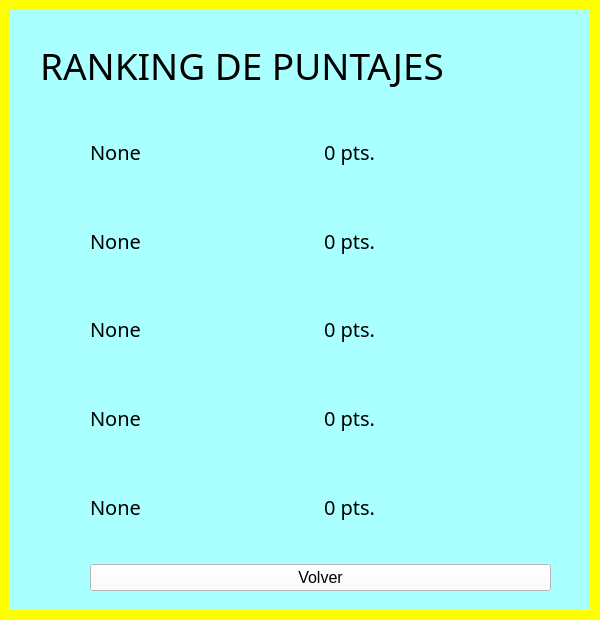
<?xml version="1.0" encoding="UTF-8"?>
<ui version="4.0">
 <class>VentanaDeRanking</class>
 <widget class="QWidget" name="VentanaDeRanking">
  <property name="geometry">
   <rect>
    <x>0</x>
    <y>0</y>
    <width>600</width>
    <height>620</height>
   </rect>
  </property>
  <property name="minimumSize">
   <size>
    <width>600</width>
    <height>620</height>
   </size>
  </property>
  <property name="maximumSize">
   <size>
    <width>600</width>
    <height>620</height>
   </size>
  </property>
  <property name="windowTitle">
   <string>Form</string>
  </property>
  <widget class="QLabel" name="fondo_amarillo">
   <property name="geometry">
    <rect>
     <x>0</x>
     <y>0</y>
     <width>600</width>
     <height>700</height>
    </rect>
   </property>
   <property name="styleSheet">
    <string notr="true">background-color: rgb(255, 255, 0);</string>
   </property>
   <property name="text">
    <string/>
   </property>
  </widget>
  <widget class="QWidget" name="verticalLayoutWidget">
   <property name="geometry">
    <rect>
     <x>90</x>
     <y>120</y>
     <width>461</width>
     <height>471</height>
    </rect>
   </property>
   <layout class="QVBoxLayout" name="verticalLayout">
    <item>
     <layout class="QHBoxLayout" name="horizontalLayout_2">
      <item>
       <widget class="QLabel" name="usuario1">
        <property name="font">
         <font>
          <family>Mistral</family>
          <pointsize>15</pointsize>
         </font>
        </property>
        <property name="text">
         <string>None</string>
        </property>
       </widget>
      </item>
      <item>
       <widget class="QLabel" name="puntaje1">
        <property name="font">
         <font>
          <family>Mistral</family>
          <pointsize>15</pointsize>
         </font>
        </property>
        <property name="text">
         <string>0 pts.</string>
        </property>
       </widget>
      </item>
     </layout>
    </item>
    <item>
     <spacer name="horizontalSpacer_2">
      <property name="orientation">
       <enum>Qt::Horizontal</enum>
      </property>
      <property name="sizeHint" stdset="0">
       <size>
        <width>40</width>
        <height>20</height>
       </size>
      </property>
     </spacer>
    </item>
    <item>
     <layout class="QHBoxLayout" name="horizontalLayout_3">
      <item>
       <widget class="QLabel" name="usuario2">
        <property name="font">
         <font>
          <family>Mistral</family>
          <pointsize>15</pointsize>
         </font>
        </property>
        <property name="text">
         <string>None</string>
        </property>
       </widget>
      </item>
      <item>
       <widget class="QLabel" name="puntaje2">
        <property name="font">
         <font>
          <family>Mistral</family>
          <pointsize>15</pointsize>
         </font>
        </property>
        <property name="text">
         <string>0 pts.</string>
        </property>
       </widget>
      </item>
     </layout>
    </item>
    <item>
     <spacer name="horizontalSpacer_3">
      <property name="orientation">
       <enum>Qt::Horizontal</enum>
      </property>
      <property name="sizeHint" stdset="0">
       <size>
        <width>40</width>
        <height>20</height>
       </size>
      </property>
     </spacer>
    </item>
    <item>
     <layout class="QHBoxLayout" name="horizontalLayout_4">
      <item>
       <widget class="QLabel" name="usuario3">
        <property name="font">
         <font>
          <family>Mistral</family>
          <pointsize>15</pointsize>
         </font>
        </property>
        <property name="text">
         <string>None</string>
        </property>
       </widget>
      </item>
      <item>
       <widget class="QLabel" name="puntaje3">
        <property name="font">
         <font>
          <family>Mistral</family>
          <pointsize>15</pointsize>
         </font>
        </property>
        <property name="text">
         <string>0 pts.</string>
        </property>
       </widget>
      </item>
     </layout>
    </item>
    <item>
     <spacer name="horizontalSpacer_4">
      <property name="orientation">
       <enum>Qt::Horizontal</enum>
      </property>
      <property name="sizeHint" stdset="0">
       <size>
        <width>40</width>
        <height>20</height>
       </size>
      </property>
     </spacer>
    </item>
    <item>
     <layout class="QHBoxLayout" name="horizontalLayout_5">
      <item>
       <widget class="QLabel" name="usuario4">
        <property name="font">
         <font>
          <family>Mistral</family>
          <pointsize>15</pointsize>
         </font>
        </property>
        <property name="text">
         <string>None</string>
        </property>
       </widget>
      </item>
      <item>
       <widget class="QLabel" name="puntaje4">
        <property name="font">
         <font>
          <family>Mistral</family>
          <pointsize>15</pointsize>
         </font>
        </property>
        <property name="text">
         <string>0 pts.</string>
        </property>
       </widget>
      </item>
     </layout>
    </item>
    <item>
     <spacer name="horizontalSpacer_5">
      <property name="orientation">
       <enum>Qt::Horizontal</enum>
      </property>
      <property name="sizeHint" stdset="0">
       <size>
        <width>40</width>
        <height>20</height>
       </size>
      </property>
     </spacer>
    </item>
    <item>
     <layout class="QHBoxLayout" name="horizontalLayout">
      <item>
       <widget class="QLabel" name="usuario5">
        <property name="font">
         <font>
          <family>Mistral</family>
          <pointsize>15</pointsize>
         </font>
        </property>
        <property name="text">
         <string>None</string>
        </property>
       </widget>
      </item>
      <item>
       <widget class="QLabel" name="puntaje5">
        <property name="font">
         <font>
          <family>Mistral</family>
          <pointsize>15</pointsize>
         </font>
        </property>
        <property name="text">
         <string>0 pts.</string>
        </property>
       </widget>
      </item>
     </layout>
    </item>
    <item>
     <spacer name="horizontalSpacer">
      <property name="orientation">
       <enum>Qt::Horizontal</enum>
      </property>
      <property name="sizeHint" stdset="0">
       <size>
        <width>40</width>
        <height>20</height>
       </size>
      </property>
     </spacer>
    </item>
    <item>
     <widget class="QPushButton" name="boton_volver">
      <property name="font">
       <font>
        <family>MS Shell Dlg 2</family>
        <pointsize>12</pointsize>
       </font>
      </property>
      <property name="styleSheet">
       <string notr="true">background-color: rgb(255, 255, 255);</string>
      </property>
      <property name="text">
       <string>Volver</string>
      </property>
     </widget>
    </item>
   </layout>
  </widget>
  <widget class="QLabel" name="label">
   <property name="geometry">
    <rect>
     <x>40</x>
     <y>40</y>
     <width>441</width>
     <height>51</height>
    </rect>
   </property>
   <property name="font">
    <font>
     <family>Mistral</family>
     <pointsize>28</pointsize>
    </font>
   </property>
   <property name="text">
    <string>RANKING DE PUNTAJES</string>
   </property>
  </widget>
  <widget class="QLabel" name="label_logo">
   <property name="geometry">
    <rect>
     <x>470</x>
     <y>0</y>
     <width>131</width>
     <height>101</height>
    </rect>
   </property>
   <property name="text">
    <string/>
   </property>
   <property name="scaledContents">
    <bool>true</bool>
   </property>
  </widget>
  <widget class="QLabel" name="fondo_celeste">
   <property name="geometry">
    <rect>
     <x>10</x>
     <y>10</y>
     <width>580</width>
     <height>600</height>
    </rect>
   </property>
   <property name="styleSheet">
    <string notr="true">background-color: rgb(170, 255, 255);</string>
   </property>
   <property name="text">
    <string/>
   </property>
  </widget>
  <zorder>fondo_amarillo</zorder>
  <zorder>fondo_celeste</zorder>
  <zorder>verticalLayoutWidget</zorder>
  <zorder>label</zorder>
  <zorder>label_logo</zorder>
 </widget>
 <resources/>
 <connections/>
</ui>
